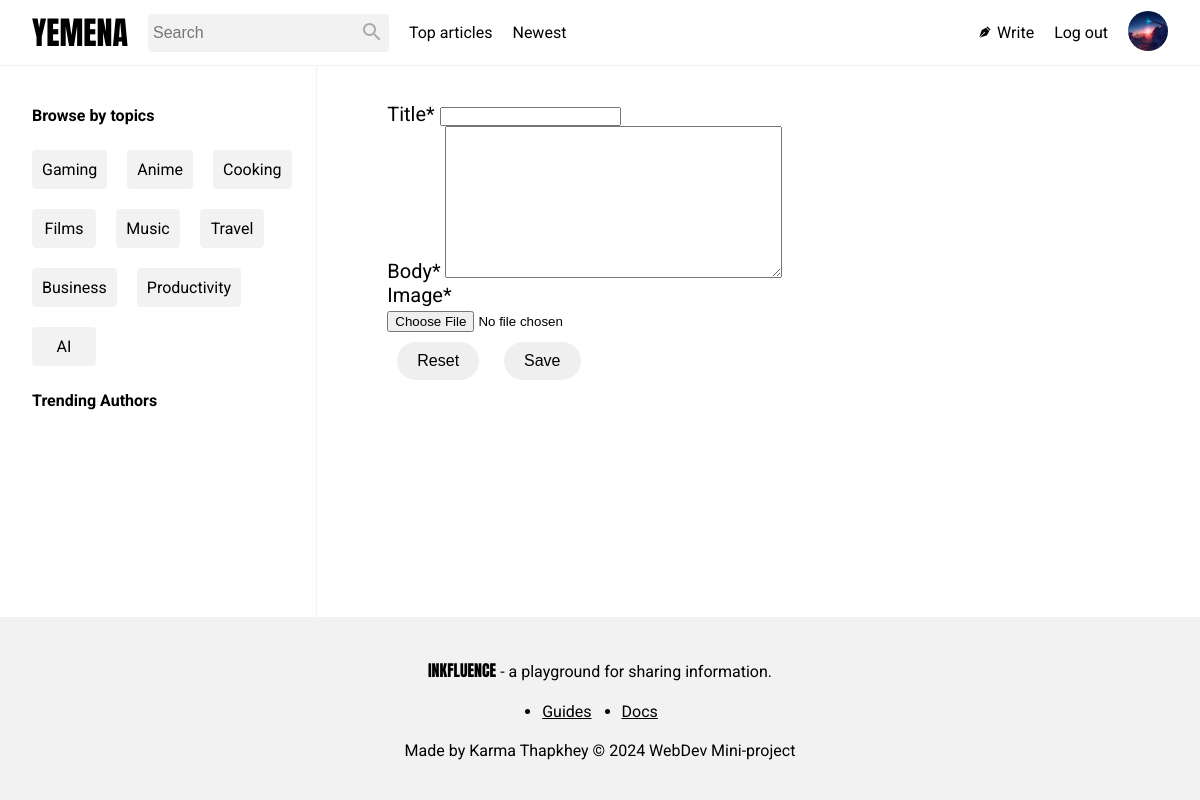
/write/ (signed in), run on the app's committed database.
### main/models.py (models this page shows, shortened)
class Profile(models.Model):
    user = models.ForeignKey(User, on_delete=models.CASCADE, related_name='profile')
    id_user = models.IntegerField()
    profileimg = models.ImageField(upload_to='images/', default='default-user-pic.webp')

### main/views.py (the view)
# urls.py: path('write/', writepost, name="write"),
@login_required(login_url='login')
def writepost(request):
    user_object = User.objects.get(username = request.user.username)
    user_profile = Profile.objects.get(user = user_object)
    tags = Tag.objects.all()
    if request.method == 'POST':
        form = ArticleForm(request.POST, request.FILES)
        if form.is_valid():
            article = form.save(commit=False)
            article.user = request.user  # Set the user before saving
            article.save()
            form.save_m2m()
            return redirect('home')  # Redirect to a success page
    else:
        form = ArticleForm(initial={'user': request.user})
    return render(request, 'writepost.html', {'form': form, 'tags':tags, 'user_profile':user_profile})

### main/forms.py
class ArticleForm(ModelForm):
    class Meta:
        model = Article
        fields = ["user","title", 'body', "image", "tags"]
        widgets = {
            'tags': forms.Select(choices=categories),
            'user': forms.HiddenInput()
        }

### main/templates/writepost.html (shortened to what this page needs)
{% extends 'index.html' %}
{% block content %}
{% load crispy_forms_tags %}
<div class="writeform">
<form method="post" enctype="multipart/form-data">
    <div class="form-group">
        {% if form %}
            {% for field in form %}
                <div class="mb-4">
                    {{ field|as_crispy_field|safe }}
                </div>
            {% endfor %}
            <div class="mb-3">
                <button type="reset" class="btn btn-secondary">Reset</button>
                <button type="submit" class="btn btn-success">Save</button>
            </div>
        {% endif %}
    </div>
</form>
</div>
{% endblock %}

### main/templates/index.html (shortened to what this page needs)
<!DOCTYPE html>
<html lang="en">
<head>
    {% block styles %}
    {% load static %}
    <link rel="stylesheet" href="{% static 'styles.css' %}">
    <link rel="stylesheet" href="{% static 'responsive.css' %}">
    {% endblock %}
    <link rel="stylesheet" href="https://cdn.jsdelivr.net/npm/@mdi/font@7.4.47/css/materialdesignicons.min.css">
</head>
<body>
    <header>
        <ul class="navbar">
            <li>
                <a href="{% url 'home' %}">
                    <p>YEMENA</p>
                </a>
            </li>
            <li>
                <div class="search-bar">
                    <form action="{% url 'searchArticle' %}">
                        <input type="search" name="search" placeholder="Search">
                        <button type="submit" class="mdi mdi-magnify"></button>
                    </form>
                </div>
            </li>
            <li>
                <a href="{% url 'topArticles' %}">Top articles</a>
            </li>
            <li>
                <a href="{% url 'newArticles' %}">Newest</a>
            </li>
            <li><span class="mdi mdi-fountain-pen-tip"></span>
                <a href="{% url 'write' %}">Write</a>
            </li>
            <li>
                <a href="{% url 'logout' %}">Log out</a>
            </li>
            <li id="profileimg">
                <img src="{{ user_profile.profileimg.url }}">
            </li>
        </ul>
    </header>
    <div class="main">
        <div class="left-window">
            {% block left-window %}
            <div class="topics">
                <h4>Browse by topics</h4>
                <ul class="topics">
                    {% for article_tag in tags %}
                    <li>
                        <a href="{% url 'articlesByTag' %}?tag={{ article_tag }}">{{ article_tag }}</a>
                    </li>
                    {% endfor %}
                </ul>
            </div>
            <div class="topics">
                <h4>Trending Authors</h4>
                <ul class="topics">
                </ul>
            </div>
            {% endblock %}
        </div>
        <div class="main-content">
            {% block content %}
            {% load template_filters %}
            {% endblock %}
        </div>
    </div>
    <footer>
        <div><span>INKFLUENCE</span> - a playground for sharing information.</div>
        <div>
            <ul>
                <li><a href="">Guides</a></li>
                <li><a href="">Docs</a></li>
            </ul>
        </div>
        <div>Made by Karma Thapkhey &#169; 2024 WebDev Mini-project </div>
    </footer>
</body>
</html>

### main/static/styles.css (style rules this page uses)
:root { background-color: black; --main-bg: white; --border-color: #F2F2F2; --main-text: black; --link-color: black; --clap-comment-color: #aaa; }
* { padding: 0; margin: 0; box-sizing: border-box; transition: background 0.5s linear; }
body { height: 100vh; display: flex; flex-direction: column; color: var(--main-text); }
.navbar { background-color: var(--main-bg); position: fixed; width: 100%; top: 0%; z-index: 2; display: flex; list-style: none; padding: 0.5rem 2rem 0.5rem 2rem; gap: 20px; border-bottom: 1px solid var(--border-color); }
.navbar li { display: inline-block; align-self: center; font-family: "Roboto"; font-size: 16px; }
.navbar li:nth-child(1) a { display: flex; align-items: center; font-family: "Anton"; font-size: xx-large; color: var(--link-color); }
.navbar li:nth-child(4) { margin-right: auto; }
.navbar a { text-decoration: none; color: var(--link-color); }
.search-bar { border-radius: 4px; background-color: var(--border-color); max-height: 40px; padding: 5px; }
.search-bar form { display: flex; align-items: center; max-height: 30px; }
.search-bar form button { background-color: var(--border-color); color: var(--clap-comment-color); font-size: x-large; border: none; }
.search-bar input[type="search"] { color: var(--main-text); font-size: 16px; background-color: var(--border-color); border: none; }
.navbar li:nth-child(3) { display: flex; align-items: center; }
#profileimg img { width: 40px; height: 40px; border-radius: 50%; }
.main { flex: 1; display: flex; flex-direction: row; padding: 2rem 2rem 0 2rem; background-color: var(--main-bg); }
.left-window { flex: 2; padding-top: 4rem; border-right: 1px solid var(--border-color); font-family: Roboto; }
.topics { position: sticky; top: 60px; }
.topics h4 { padding: 10px 10px 10px 0; }
.topics ul { display: flex; flex-wrap: wrap; gap: 20px; padding: 15px 15px 15px 0; }
.topics li { min-width: 4rem; text-align: center; list-style: none; background-color: var(--border-color); padding: 10px; border-radius: 4px; }
.topics a { text-decoration: none; color: var(--link-color); }
.main-content { flex: 5; display: flex; flex-direction: column; padding: 70px; font-family: Roboto; }
footer { display: flex; flex-direction: column; border-top: 1px solid var(--border-color); padding: 30px; font-family: Roboto; background-color: var(--border-color); }
footer a { color: var(--link-color) }
footer div { text-align: center; padding: 10px; }
footer div span { font-family: Anton; }
footer ul { display: flex; flex-direction: row; justify-content: center; column-gap: 30px; }
.writeform form { display: flex; flex-direction: column; font-size: 20px; }
.writeform form button { display: inline-block; padding: 10px 20px; color: black; border: none; border-radius: 20px; font-size: 1rem; cursor: pointer; margin: 10px; }

### data on the page
Profile: profileimg (picture)
Tag: name "Gaming"
Tag: name "Anime"
Tag: name "Cooking"
Tag: name "Films"
Tag: name "Music"
Tag: name "Travel"
Tag: name "Business"
Tag: name "Productivity"
Tag: name "AI"
